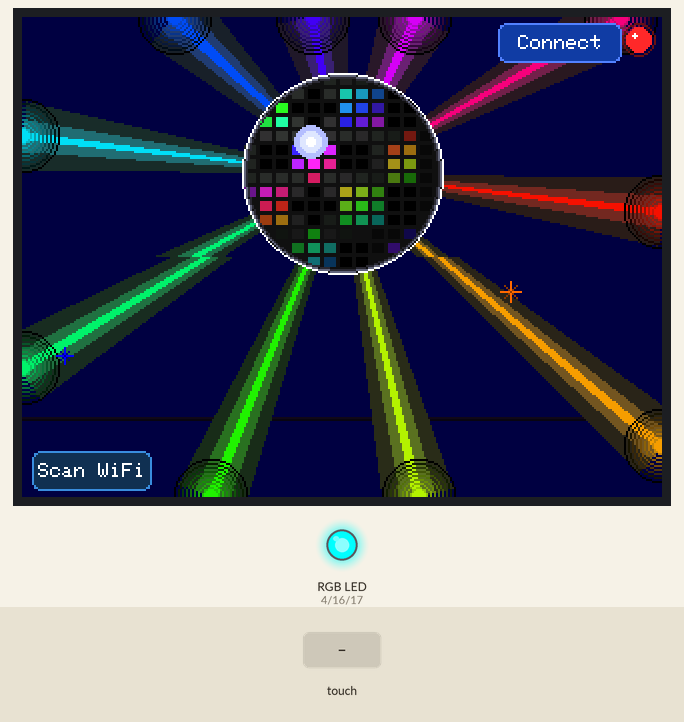
Recording of a sketch running on a simulated ESP32. Parts: 320×240 colour display, an RGB LED mixed from three pins (HIGH = lit). The test bench sets the inputs (shaded band). Random numbers use the default seed unless the sketch sets one; what the sketch prints to the serial monitor is not drawn.

Above: at 1.2 s.
1.5 s: touch panel pressed at 13 % / 10 % of its raw x / y range
At 1.55 s:
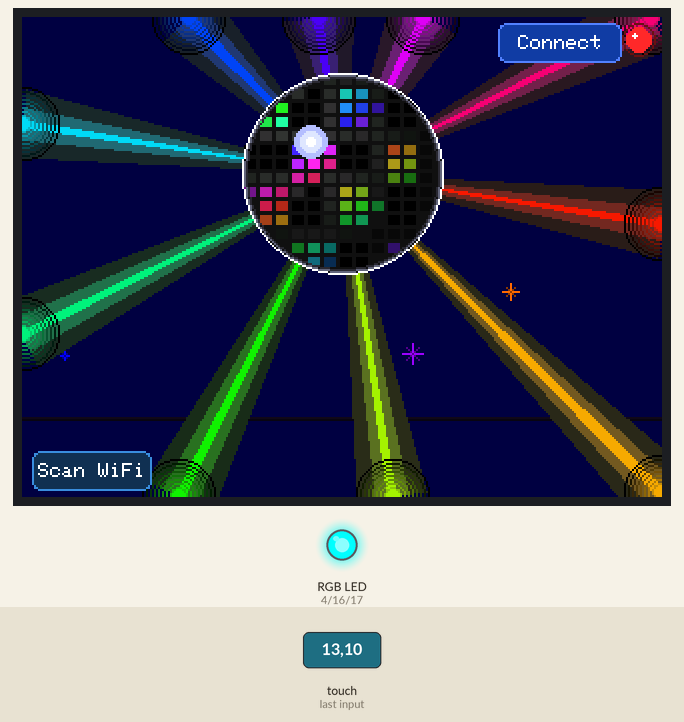
4.2 s: touch panel pressed at 38 % / 30 % of its raw x / y range
At 4.32 s:
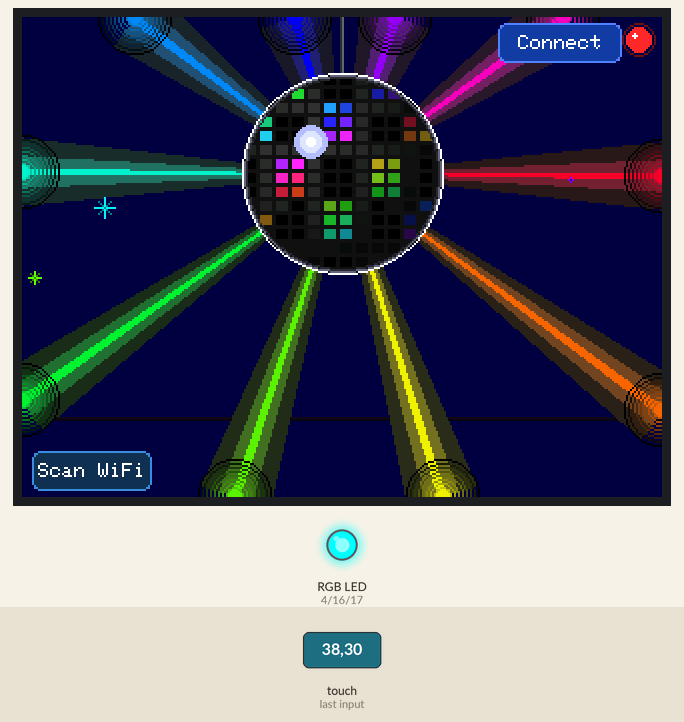
Timing chart, 0 to 7.2 s (numbered marks = the images above; inputs shaded):
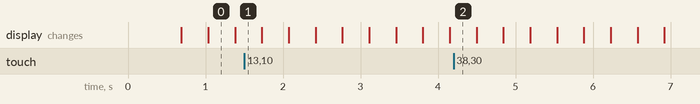

The sketch:

DiscoBall.ino
```cpp
// Disco Ball v2 — CYD (ESP32-2432S028R)
// Flicker-free via two 320×120 sprites (75 KB each).
// WiFi status shown on RGB LED (green=connected, red=disconnected) and
// as a coloured dot in the top-right corner of the screen.

#include <TFT_eSPI.h>
#include <XPT2046_Touchscreen.h>
#include <SPI.h>
#include <WiFi.h>

// ── WiFi credentials ──────────────────────────────────────────────────────────
#define WIFI_SSID  "Ziv's iPhone (2)"
#define WIFI_PASS  "0036574226"

// ── RGB LED (active-low) ──────────────────────────────────────────────────────
#define LED_R     4
#define LED_G    16
#define LED_B    17
#define LEDC_FREQ 5000
#define LEDC_RES  12
#define MAX_DUTY  4095

// ── Touch HSPI ────────────────────────────────────────────────────────────────
#define TOUCH_CS_PIN  33
#define TOUCH_IRQ     36
#define TOUCH_CLK     25
#define TOUCH_MISO    39
#define TOUCH_MOSI    32

TFT_eSPI    tft;
TFT_eSprite canvas = TFT_eSprite(&tft);
SPIClass    touchSPI(HSPI);
XPT2046_Touchscreen touch(TOUCH_CS_PIN, TOUCH_IRQ);

// ── Disco ball ────────────────────────────────────────────────────────────────
#define BALL_CX  160
#define BALL_CY   78
#define BALL_R    50
#define TILE_W     8
#define TILE_H     7

// ── Beams ─────────────────────────────────────────────────────────────────────
#define N_BEAMS  10

// ── Sparkles ──────────────────────────────────────────────────────────────────
#define N_SPARKLES 40
struct Sparkle { int16_t x, y; uint8_t ttl, maxTtl; uint16_t col; };
Sparkle sparks[N_SPARKLES];

// ── Animation state ───────────────────────────────────────────────────────────
float    rotation  = 0.0f;
float    globalHue = 0.0f;

// ── Colour helpers ────────────────────────────────────────────────────────────
uint16_t hsv565(float h, float s = 1.0f, float v = 1.0f) {
  h = fmodf(h, 360.0f);
  if (h < 0) h += 360.0f;
  float c = v * s;
  float x = c * (1.0f - fabsf(fmodf(h / 60.0f, 2.0f) - 1.0f));
  float m = v - c;
  float r, g, b;
  if      (h < 60)  { r=c; g=x; b=0; }
  else if (h < 120) { r=x; g=c; b=0; }
  else if (h < 180) { r=0; g=c; b=x; }
  else if (h < 240) { r=0; g=x; b=c; }
  else if (h < 300) { r=x; g=0; b=c; }
  else              { r=c; g=0; b=x; }
  return tft.color565((uint8_t)((r+m)*255), (uint8_t)((g+m)*255), (uint8_t)((b+m)*255));
}

// Blend two RGB565 colours by factor t (0=a, 1=b)
uint16_t blend565(uint16_t a, uint16_t b, float t) {
  uint8_t ar = (a >> 11) & 0x1F, ag = (a >> 5) & 0x3F, ab = a & 0x1F;
  uint8_t br = (b >> 11) & 0x1F, bg = (b >> 5) & 0x3F, bb = b & 0x1F;
  return (uint16_t)(ar + t*(br-ar)) << 11 |
         (uint16_t)(ag + t*(bg-ag)) << 5  |
         (uint16_t)(ab + t*(bb-ab));
}

// ── Touch calibration (CYD resistive panel) ───────────────────────────────────
#define TS_MINX 200
#define TS_MAXX 3900
#define TS_MINY 200
#define TS_MAXY 3900

// ── WiFi state ────────────────────────────────────────────────────────────────
enum WifiState { WIFI_IDLE, WIFI_CONNECTING, WIFI_CONNECTED };
WifiState wifiState     = WIFI_IDLE;
bool      wifiConnected = false;

// ── Scan state ────────────────────────────────────────────────────────────────
enum ScanState { SCAN_IDLE, SCAN_RUNNING, SCAN_RESULTS };
ScanState scanState   = SCAN_IDLE;
int       scanCount   = 0;   // networks found

// Scan button (bottom-left, screen coords)
#define SCAN_BTN_X   5
#define SCAN_BTN_Y  217
#define SCAN_BTN_W   60
#define SCAN_BTN_H   20

void setLedColor(uint8_t r, uint8_t g, uint8_t b) {
  // Active-low: invert each channel
  ledcWrite(LED_R, MAX_DUTY - (uint32_t)(r * MAX_DUTY / 255));
  ledcWrite(LED_G, MAX_DUTY - (uint32_t)(g * MAX_DUTY / 255));
  ledcWrite(LED_B, MAX_DUTY - (uint32_t)(b * MAX_DUTY / 255));
}

void updateWifiStatus() {
  wl_status_t s = WiFi.status();
  if (s == WL_CONNECTED) {
    if (wifiState != WIFI_CONNECTED) {
      wifiState     = WIFI_CONNECTED;
      wifiConnected = true;
      Serial.printf("WiFi connected — IP: %s\n", WiFi.localIP().toString().c_str());
    }
  } else if (wifiState == WIFI_CONNECTING) {
    if (s == WL_CONNECT_FAILED || s == WL_NO_SSID_AVAIL) {
      wifiState     = WIFI_IDLE;
      wifiConnected = false;
      Serial.println("WiFi connection failed — tap Connect to retry");
    }
  }
  if (wifiConnected) setLedColor(0, 255, 0);
  else               setLedColor(255, 0, 0);
}

void startWifiConnect() {
  if (wifiState == WIFI_CONNECTING || wifiState == WIFI_CONNECTED) return;
  wifiState = WIFI_CONNECTING;
  WiFi.mode(WIFI_STA);
  WiFi.begin(WIFI_SSID, WIFI_PASS);
  Serial.printf("Connecting to %s ...\n", WIFI_SSID);
}

// ── WiFi panel (top-right corner) ────────────────────────────────────────────
// Layout (screen coords): dot at (308,11), button at (240,3)–(299,23)
#define WIFI_DOT_X   308
#define WIFI_DOT_Y    11
#define WIFI_BTN_X   238   // button left edge
#define WIFI_BTN_Y     3   // button top edge
#define WIFI_BTN_W    62
#define WIFI_BTN_H    20

void drawWifiDot(int yOff) {
  // ── Status dot ──────────────────────────────────────────────────
  int dy = WIFI_DOT_Y - yOff;
  if (dy >= -8 && dy < 128) {
    uint16_t col = wifiConnected ? tft.color565(0, 230, 80)
                                 : tft.color565(255, 40, 40);
    canvas.drawCircle(WIFI_DOT_X, dy, 8, blend565(col, TFT_BLACK, 0.55f));
    canvas.fillCircle(WIFI_DOT_X, dy, 6, col);
    canvas.fillCircle(WIFI_DOT_X - 2, dy - 2, 1, TFT_WHITE);
  }

  // ── Button (hidden when connected) ──────────────────────────────
  int by = WIFI_BTN_Y - yOff;
  if (by < -WIFI_BTN_H || by > 124) return;

  if (wifiState == WIFI_CONNECTED) {
    // Just a small "Connected" label
    canvas.setTextColor(tft.color565(80, 220, 120), 0x0008);
    canvas.setTextDatum(MR_DATUM);
    canvas.setTextSize(1);
    canvas.drawString("Connected", WIFI_DOT_X - 11, dy);
  } else if (wifiState == WIFI_CONNECTING) {
    // Animated dots
    static uint8_t dotFrame = 0;
    dotFrame = (dotFrame + 1) % 6;
    const char* dots[] = {"   ", ".  ", ".. ", "...", " ..", "  ."};
    canvas.fillRoundRect(WIFI_BTN_X, by, WIFI_BTN_W, WIFI_BTN_H, 4,
                         tft.color565(40, 40, 60));
    canvas.drawRoundRect(WIFI_BTN_X, by, WIFI_BTN_W, WIFI_BTN_H, 4,
                         tft.color565(80, 80, 120));
    canvas.setTextColor(tft.color565(160, 160, 200), tft.color565(40, 40, 60));
    canvas.setTextDatum(MC_DATUM);
    canvas.setTextSize(1);
    canvas.drawString(dots[dotFrame], WIFI_BTN_X + WIFI_BTN_W/2, by + WIFI_BTN_H/2);
  } else {
    // "Connect" button
    canvas.fillRoundRect(WIFI_BTN_X, by, WIFI_BTN_W, WIFI_BTN_H, 4,
                         tft.color565(20, 60, 160));
    canvas.drawRoundRect(WIFI_BTN_X, by, WIFI_BTN_W, WIFI_BTN_H, 4,
                         tft.color565(80, 130, 255));
    canvas.setTextColor(TFT_WHITE, tft.color565(20, 60, 160));
    canvas.setTextDatum(MC_DATUM);
    canvas.setTextSize(1);
    canvas.drawString("Connect", WIFI_BTN_X + WIFI_BTN_W/2, by + WIFI_BTN_H/2);
  }
}

// ── Scan button (bottom-left) ─────────────────────────────────────────────────
void drawScanButton(int yOff) {
  int by = SCAN_BTN_Y - yOff;
  if (by < -SCAN_BTN_H || by > 124) return;

  if (scanState == SCAN_RUNNING) {
    static uint8_t sf = 0; sf = (sf + 1) % 6;
    const char* dots[] = {"   ", ".  ", ".. ", "...", " ..", "  ."};
    canvas.fillRoundRect(SCAN_BTN_X, by, SCAN_BTN_W, SCAN_BTN_H, 4,
                         tft.color565(30, 30, 50));
    canvas.drawRoundRect(SCAN_BTN_X, by, SCAN_BTN_W, SCAN_BTN_H, 4,
                         tft.color565(80, 80, 130));
    canvas.setTextColor(tft.color565(160, 160, 200), tft.color565(30, 30, 50));
    canvas.setTextDatum(MC_DATUM); canvas.setTextSize(1);
    canvas.drawString(dots[sf], SCAN_BTN_X + SCAN_BTN_W/2, by + SCAN_BTN_H/2);
  } else {
    canvas.fillRoundRect(SCAN_BTN_X, by, SCAN_BTN_W, SCAN_BTN_H, 4,
                         tft.color565(20, 50, 80));
    canvas.drawRoundRect(SCAN_BTN_X, by, SCAN_BTN_W, SCAN_BTN_H, 4,
                         tft.color565(60, 140, 220));
    canvas.setTextColor(TFT_WHITE, tft.color565(20, 50, 80));
    canvas.setTextDatum(MC_DATUM); canvas.setTextSize(1);
    canvas.drawString("Scan WiFi", SCAN_BTN_X + SCAN_BTN_W/2, by + SCAN_BTN_H/2);
  }
}

// ── Scan results overlay (full screen via canvas, two passes) ─────────────────
// Draw a signal-strength icon (4 bars) at (x, y)
void drawSignalBars(int x, int y, int rssi) {
  int bars = (rssi > -55) ? 4 : (rssi > -65) ? 3 : (rssi > -75) ? 2 : 1;
  uint16_t on  = tft.color565(80, 220, 100);
  uint16_t off = tft.color565(50,  50,  50);
  for (int b = 0; b < 4; b++) {
    int bh = 3 + b * 2;
    uint16_t c = (b < bars) ? on : off;
    canvas.fillRect(x + b * 5, y + (8 - bh), 4, bh, c);
  }
}

void drawScanResults(int yOff) {
  uint16_t bgCol  = tft.color565(8, 4, 20);
  uint16_t hdrCol = tft.color565(180, 100, 255);
  uint16_t dimCol = tft.color565(100, 100, 130);

  canvas.fillSprite(bgCol);

  // Header (top half only)
  if (yOff == 0) {
    canvas.setTextColor(hdrCol, bgCol);
    canvas.setTextDatum(TL_DATUM);
    canvas.setTextSize(1);
    canvas.drawString("WiFi Networks", 8, 6, 2);
    char buf[24];
    snprintf(buf, sizeof(buf), "%d found   tap to close", scanCount);
    canvas.setTextColor(dimCol, bgCol);
    canvas.drawString(buf, 8, 24, 1);
    canvas.drawFastHLine(0, 34, 320, tft.color565(50, 30, 80));
  }

  // Each network row is 22px tall; first row starts at screen Y=38
  const int ROW_H = 22, LIST_Y = 38;
  int maxRows = min(scanCount, 9);

  for (int i = 0; i < maxRows; i++) {
    int rowY = LIST_Y + i * ROW_H;          // screen Y
    int ry   = rowY - yOff;                 // sprite Y
    if (ry + ROW_H < 0 || ry > 120) continue;

    // Alternating row tint
    uint16_t rowBg = (i & 1) ? tft.color565(12, 6, 28) : bgCol;
    canvas.fillRect(0, ry, 320, ROW_H, rowBg);

    // Signal bars
    drawSignalBars(6, ry + 5, WiFi.RSSI(i));

    // Lock icon (padlock ascii ≈ secured)
    bool secured = (WiFi.encryptionType(i) != WIFI_AUTH_OPEN);
    canvas.setTextColor(secured ? tft.color565(255, 200, 50) : dimCol, rowBg);
    canvas.setTextDatum(ML_DATUM);
    canvas.setTextSize(1);
    canvas.drawString(secured ? "a" : " ", 30, ry + ROW_H/2);

    // SSID
    canvas.setTextColor(TFT_WHITE, rowBg);
    String ssid = WiFi.SSID(i);
    if (ssid.length() == 0) ssid = "(hidden)";
    canvas.drawString(ssid.c_str(), 40, ry + ROW_H/2);

    // RSSI value
    char rssiStr[10];
    snprintf(rssiStr, sizeof(rssiStr), "%d dBm", WiFi.RSSI(i));
    canvas.setTextColor(dimCol, rowBg);
    canvas.setTextDatum(MR_DATUM);
    canvas.drawString(rssiStr, 314, ry + ROW_H/2);
  }

  canvas.pushSprite(0, yOff);
}

// ── Spotlight cones ───────────────────────────────────────────────────────────
void drawBeams(int yOff) {
  uint16_t bg = tft.color565(5, 0, 12);

  for (int i = 0; i < N_BEAMS; i++) {
    float angle = rotation + i * (2.0f * M_PI / N_BEAMS);
    float bh    = fmodf(globalHue + i * (360.0f / N_BEAMS), 360.0f);
    float dx = cosf(angle), dy = sinf(angle);

    float t = 1e9f;
    if (dx >  0.001f) t = min(t, (319.0f - BALL_CX) / dx);
    if (dx < -0.001f) t = min(t, (0.0f   - BALL_CX) / dx);
    if (dy >  0.001f) t = min(t, (239.0f - BALL_CY) / dy);
    if (dy < -0.001f) t = min(t, (0.0f   - BALL_CY) / dy);

    int ex = BALL_CX + (int)(dx * t);
    int ey = (BALL_CY + (int)(dy * t)) - yOff;
    int bcy = BALL_CY - yOff;

    uint16_t c1 = hsv565(bh, 1.0f, 0.95f);
    uint16_t c2 = hsv565(bh, 0.7f, 0.45f);
    uint16_t c3 = hsv565(bh, 0.4f, 0.18f);

    // Spotlight cone: apex at ball centre, spreading out to edge
    float px = -dy, py = dx;
    // Outer cone (widest, dimmest)
    canvas.fillTriangle(BALL_CX, bcy,
                        ex + (int)(px*18), ey + (int)(py*18),
                        ex - (int)(px*18), ey - (int)(py*18), c3);
    // Middle cone
    canvas.fillTriangle(BALL_CX, bcy,
                        ex + (int)(px*9),  ey + (int)(py*9),
                        ex - (int)(px*9),  ey - (int)(py*9),  c2);
    // Inner bright core
    canvas.fillTriangle(BALL_CX, bcy,
                        ex + (int)(px*3),  ey + (int)(py*3),
                        ex - (int)(px*3),  ey - (int)(py*3),  c1);

    // Radial glow where cone hits the wall/floor
    for (int gr = 18; gr >= 2; gr -= 2) {
      float gv = 1.0f - (float)gr / 18.0f;
      canvas.drawCircle(ex, ey, gr, hsv565(bh, 0.8f + gv*0.2f, gv));
    }
    canvas.fillCircle(ex, ey, 3, c1);
  }
}

// ── 3D disco ball ─────────────────────────────────────────────────────────────
// Light direction for sphere shading (upper-left, normalised)
static const float LX = -0.45f, LY = -0.45f, LZ = 0.775f;

void drawDiscoBall(int yOff) {
  int bcy = BALL_CY - yOff;

  // Base: dark sphere
  canvas.fillCircle(BALL_CX, bcy, BALL_R, tft.color565(18, 18, 18));

  int cols = (2 * BALL_R) / TILE_W + 2;
  int rows = (2 * BALL_R) / TILE_H + 2;
  int rSq  = (BALL_R - 2) * (BALL_R - 2);

  for (int row = 0; row < rows; row++) {
    for (int col = 0; col < cols; col++) {
      // Tile centre in sphere-local coords
      float cx = (BALL_CX - BALL_R + col * TILE_W + TILE_W/2.0f) - BALL_CX;
      float cy = (BALL_CY - BALL_R + row * TILE_H + TILE_H/2.0f) - BALL_CY;

      float dist2 = cx*cx + cy*cy;
      if (dist2 >= rSq) continue;

      // Surface normal (sphere projection)
      float nz  = sqrtf((float)rSq - dist2) / (BALL_R - 2);
      float nx  = cx / (BALL_R - 2);
      float ny  = cy / (BALL_R - 2);

      // Diffuse shading from fixed light
      float diffuse = max(0.0f, nx*LX + ny*LY + nz*LZ);

      // Specular highlight (Blinn-Phong, half-vector ≈ light direction when viewer is far)
      float spec = powf(max(0.0f, nz*LZ + nx*LX + ny*LY), 12.0f);

      // Tile colour: hue driven by globalHue + position offset
      float tileHue = fmodf(globalHue + col * 22.0f + row * 35.0f, 360.0f);

      // Shimmer: each tile "switches on" when a rotating wave passes over it
      float wave = (sinf(col * 1.1f + rotation * 2.8f)
                  * sinf(row * 0.9f - rotation * 2.2f) + 1.0f) * 0.5f;

      uint16_t tc;
      if (wave > 0.58f) {
        float v = diffuse * 0.5f + wave * 0.5f;
        v = min(1.0f, v + spec * 0.6f);
        tc = hsv565(tileHue, 0.85f, v);
      } else if (wave > 0.32f) {
        // Dim grey tile — still shaded by diffuse
        uint8_t g = (uint8_t)(diffuse * 45 + 8);
        tc = tft.color565(g, g, g);
      } else {
        tc = TFT_BLACK;
      }

      int tx = BALL_CX - BALL_R + col * TILE_W;
      int ty = bcy - BALL_R + row * TILE_H;
      canvas.fillRect(tx + 1, ty + 1, TILE_W - 2, TILE_H - 2, tc);
    }
  }

  // Chrome equator ring
  canvas.drawCircle(BALL_CX, bcy, BALL_R,     TFT_WHITE);
  canvas.drawCircle(BALL_CX, bcy, BALL_R - 1, tft.color565(100, 100, 120));
  canvas.drawCircle(BALL_CX, bcy, BALL_R - 2, tft.color565(40,  40,  50));

  // Specular highlight (sharp white spot, upper-left)
  int hx = BALL_CX - (int)(BALL_R * 0.32f);
  int hy = bcy     - (int)(BALL_R * 0.32f);
  canvas.fillCircle(hx,   hy,   8, tft.color565(180, 190, 255));
  canvas.fillCircle(hx,   hy,   5, tft.color565(220, 230, 255));
  canvas.fillCircle(hx,   hy,   2, TFT_WHITE);
}

// ── Star sparkles ─────────────────────────────────────────────────────────────
void drawStar(int x, int y, int sz, uint16_t col) {
  canvas.drawLine(x - sz, y,      x + sz, y,      col);
  canvas.drawLine(x,      y - sz, x,      y + sz, col);
  int d = sz * 7 / 10;
  canvas.drawLine(x - d, y - d, x + d, y + d, blend565(col, TFT_BLACK, 0.45f));
  canvas.drawLine(x + d, y - d, x - d, y + d, blend565(col, TFT_BLACK, 0.45f));
}

void spawnSparkle() {
  for (int i = 0; i < N_SPARKLES; i++) {
    if (sparks[i].ttl != 0) continue;
    int16_t sx, sy; int tries = 0;
    do {
      sx = random(6, 314); sy = random(6, 234); tries++;
    } while (tries < 10 &&
             (sx-BALL_CX)*(sx-BALL_CX) + (sy-BALL_CY)*(sy-BALL_CY)
             < (BALL_R + 14) * (BALL_R + 14));
    uint8_t life = random(8, 24);
    sparks[i] = { sx, sy, life, life, hsv565((float)random(0, 360)) };
    break;
  }
}

void drawSparkles(int yOff) {
  for (int i = 0; i < N_SPARKLES; i++) {
    if (sparks[i].ttl == 0) continue;
    float life = (float)sparks[i].ttl / sparks[i].maxTtl;
    int sz = (life > 0.5f) ? (int)(life * 5) + 1 : (int)(life * 4) + 1;
    sz = max(1, min(sz, 5));
    drawStar(sparks[i].x, sparks[i].y - yOff, sz, sparks[i].col);
    sparks[i].ttl--;
  }
}

// ── Background ────────────────────────────────────────────────────────────────
static const uint16_t BG      = 0x0008;  // near-black with tiny blue tint
static const uint16_t FLOOR_Y = 200;     // screen Y of floor line

void drawBackground(int yOff) {
  canvas.fillSprite(BG);

  // Subtle floor line
  int fy = FLOOR_Y - yOff;
  if (fy >= 0 && fy < 120) {
    canvas.drawFastHLine(0, fy, 320, tft.color565(18, 10, 30));
    canvas.drawFastHLine(0, fy + 1, 320, tft.color565(10, 5, 18));
  }
}

// ── Setup ─────────────────────────────────────────────────────────────────────
void setup() {
  Serial.begin(115200);

  tft.init();
  tft.setRotation(1);
  tft.fillScreen(TFT_BLACK);

  // RGB LED
  ledcAttach(LED_R, LEDC_FREQ, LEDC_RES);
  ledcAttach(LED_G, LEDC_FREQ, LEDC_RES);
  ledcAttach(LED_B, LEDC_FREQ, LEDC_RES);
  setLedColor(255, 0, 0);  // start red (disconnected)

  void* buf = canvas.createSprite(320, 120);
  if (!buf) {
    tft.fillScreen(TFT_RED);
    tft.setTextColor(TFT_WHITE, TFT_RED);
    tft.drawString("SPRITE ALLOC FAILED", 10, 110, 2);
    Serial.println("ERROR: sprite alloc failed");
    while (true) delay(1000);
  }
  Serial.println("Disco ready.");

  touchSPI.begin(TOUCH_CLK, TOUCH_MISO, TOUCH_MOSI, TOUCH_CS_PIN);
  touch.begin(touchSPI);
  touch.setRotation(1);

  memset(sparks, 0, sizeof(sparks));
  randomSeed(analogRead(0));
}

// ── Touch → button hit test ───────────────────────────────────────────────────
void handleTouch() {
  if (!touch.tirqTouched() || !touch.touched()) return;
  TS_Point p = touch.getPoint();
  int sx = map(p.y, TS_MINY, TS_MAXY, 0, 320);
  int sy = map(p.x, TS_MINX, TS_MAXX, 240, 0);

  // Dismiss scan results — any tap closes the overlay
  if (scanState == SCAN_RESULTS) {
    scanState = SCAN_IDLE;
    WiFi.scanDelete();
    delay(150);
    return;
  }

  // Connect button
  if (sx >= WIFI_BTN_X && sx <= WIFI_BTN_X + WIFI_BTN_W &&
      sy >= WIFI_BTN_Y && sy <= WIFI_BTN_Y + WIFI_BTN_H) {
    startWifiConnect();
    delay(120);
    return;
  }

  // Scan button
  if (sx >= SCAN_BTN_X && sx <= SCAN_BTN_X + SCAN_BTN_W &&
      sy >= SCAN_BTN_Y && sy <= SCAN_BTN_Y + SCAN_BTN_H) {
    if (scanState == SCAN_IDLE) {
      WiFi.scanNetworks(/*async=*/true);
      scanState = SCAN_RUNNING;
      Serial.println("WiFi scan started...");
    }
    delay(120);
    return;
  }
}

// ── Loop ──────────────────────────────────────────────────────────────────────
void loop() {
  handleTouch();
  updateWifiStatus();

  // Check if async scan finished
  if (scanState == SCAN_RUNNING) {
    int n = WiFi.scanComplete();
    if (n >= 0) {
      scanCount = n;
      scanState = SCAN_RESULTS;
      Serial.printf("Scan done: %d networks\n", n);
    }
  }

  // Show scan results overlay instead of disco
  if (scanState == SCAN_RESULTS) {
    for (int half = 0; half < 2; half++)
      drawScanResults(half * 120);
    return;
  }

  // ── Normal disco render ───────────────────────────────────────────────────
  if (random(3) == 0) spawnSparkle();

  uint16_t wireHi = tft.color565(100, 100, 110);
  uint16_t wireLo = tft.color565(45,  45,  55);

  for (int half = 0; half < 2; half++) {
    int yOff = half * 120;

    drawBackground(yOff);

    int wireTop = 0 - yOff;
    int wireBot = BALL_CY - BALL_R - yOff;
    canvas.drawLine(BALL_CX,     wireTop, BALL_CX,     wireBot, wireHi);
    canvas.drawLine(BALL_CX - 1, wireTop, BALL_CX - 1, wireBot, wireLo);

    drawBeams(yOff);
    drawSparkles(yOff);
    drawDiscoBall(yOff);
    drawWifiDot(yOff);
    drawScanButton(yOff);

    canvas.pushSprite(0, yOff);
  }

  rotation  = fmodf(rotation  + 0.04f, 2.0f * M_PI);
  globalHue = fmodf(globalHue + 1.6f,  360.0f);
}
```
